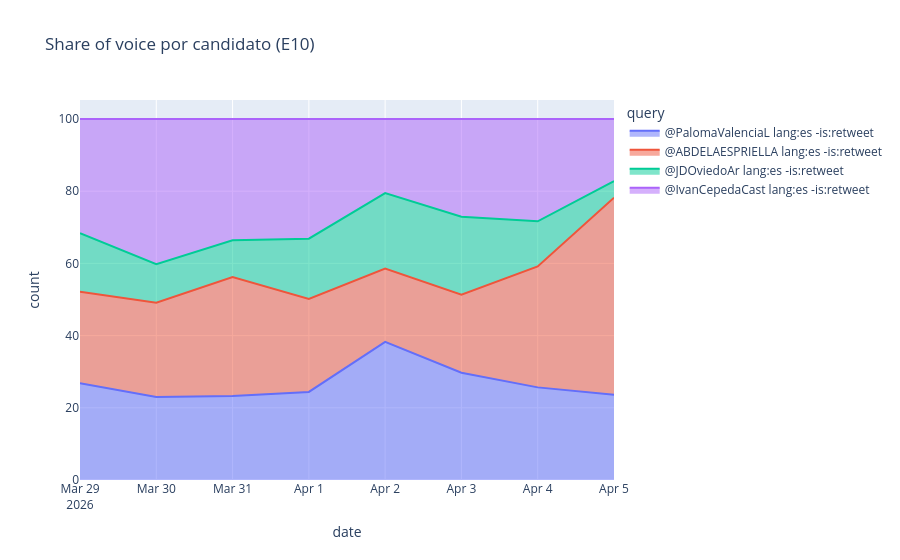

Source (notebook cell):
### Code cell
# Visualizacion: share of voice acumulado (si existen datos)
sov_files = sorted(_glob.glob(str(THANOS_DIR / "thanos_share_of_voice_*.parquet")))
if sov_files:
    all_sov = pl.concat([pl.read_parquet(f) for f in sov_files])
    fig = px.area(
        all_sov.to_pandas(),
        x="date", y="count", color="query",
        title="Share of voice por candidato (E10)",
        groupnorm="percent",
    )
    fig.show()
else:
    print("No hay datos de share of voice aun.")

### Figure 1 — Plotly figure (JSON) as saved in the notebook; plotly's stock layout.template omitted (floating-point values rounded to 4 significant figures)
{"data": [{"fillpattern": {"shape": ""}, "groupnorm": "percent", "hovertemplate": "query=@PalomaValenciaL lang:es -is:retweet<br>date=%{x}<br>count=%{y}<extra></extra>", "legendgroup": "@PalomaValenciaL lang:es -is:retweet", "line": {"color": "#636efa"}, "marker": {"symbol": "circle"}, "mode": "lines", "name": "@PalomaValenciaL lang:es -is:retweet", "orientation": "v", "showlegend": true, "stackgroup": "1", "x": ["2026-03-29", "2026-03-30", "2026-03-31", "2026-04-01", "2026-04-02", "2026-04-03", "2026-04-04", "2026-04-05"], "xaxis": "x", "y": [782, 6285, 5473, 5704, 10157, 6399, 4513, 4767], "yaxis": "y", "type": "scatter"}, {"fillpattern": {"shape": ""}, "groupnorm": "percent", "hovertemplate": "query=@ABDELAESPRIELLA lang:es -is:retweet<br>date=%{x}<br>count=%{y}<extra></extra>", "legendgroup": "@ABDELAESPRIELLA lang:es -is:retweet", "line": {"color": "#EF553B"}, "marker": {"symbol": "circle"}, "mode": "lines", "name": "@ABDELAESPRIELLA lang:es -is:retweet", "orientation": "v", "showlegend": true, "stackgroup": "1", "x": ["2026-03-29", "2026-03-30", "2026-03-31", "2026-04-01", "2026-04-02", "2026-04-03", "2026-04-04", "2026-04-05"], "xaxis": "x", "y": [738, 7141, 7731, 6023, 5380, 4667, 5890, 11005], "yaxis": "y", "type": "scatter"}, {"fillpattern": {"shape": ""}, "groupnorm": "percent", "hovertemplate": "query=@JDOviedoAr lang:es -is:retweet<br>date=%{x}<br>count=%{y}<extra></extra>", "legendgroup": "@JDOviedoAr lang:es -is:retweet", "line": {"color": "#00cc96"}, "marker": {"symbol": "circle"}, "mode": "lines", "name": "@JDOviedoAr lang:es -is:retweet", "orientation": "v", "showlegend": true, "stackgroup": "1", "x": ["2026-03-29", "2026-03-30", "2026-03-31", "2026-04-01", "2026-04-02", "2026-04-03", "2026-04-04", "2026-04-05"], "xaxis": "x", "y": [472, 2924, 2404, 3900, 5558, 4648, 2201, 929], "yaxis": "y", "type": "scatter"}, {"fillpattern": {"shape": ""}, "groupnorm": "percent", "hovertemplate": "query=@IvanCepedaCast lang:es -is:retweet<br>date=%{x}<br>count=%{y}<extra></extra>", "legendgroup": "@IvanCepedaCast lang:es -is:retweet", "line": {"color": "#ab63fa"}, "marker": {"symbol": "circle"}, "mode": "lines", "name": "@IvanCepedaCast lang:es -is:retweet", "orientation": "v", "showlegend": true, "stackgroup": "1", "x": ["2026-03-29", "2026-03-30", "2026-03-31", "2026-04-01", "2026-04-02", "2026-04-03", "2026-04-04", "2026-04-05"], "xaxis": "x", "y": [922, 10992, 7891, 7748, 5442, 5831, 4986, 3468], "yaxis": "y", "type": "scatter"}], "layout": {"xaxis": {"anchor": "y", "domain": [0.0, 1.0], "title": {"text": "date"}}, "yaxis": {"anchor": "x", "domain": [0.0, 1.0], "title": {"text": "count"}}, "legend": {"title": {"text": "query"}, "tracegroupgap": 0}, "title": {"text": "Share of voice por candidato (E10)"}}}
